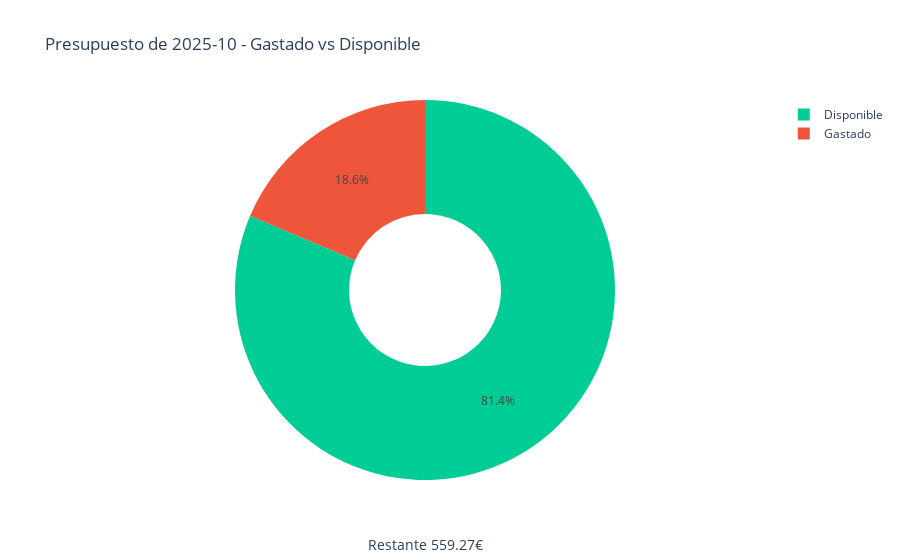

The notebook cell this image was saved under:
### Code cell
grafico_presupuesto(historial)

### Figure 1 — Plotly figure (JSON) as saved in the notebook; plotly's stock layout.template omitted (floating-point values rounded to 4 significant figures)
{"data": [{"hole": 0.4, "labels": ["Gastado", "Disponible"], "marker": {"colors": ["#EF553B", "#00CC96"]}, "type": "pie", "values": [127.8, 559.3]}], "layout": {"annotations": [{"font": {"size": 14}, "showarrow": false, "text": "Restante\n559.27€", "x": 0.5, "y": -0.2}], "autosize": true, "title": {"text": "Presupuesto de 2025-10 - Gastado vs Disponible"}}}
